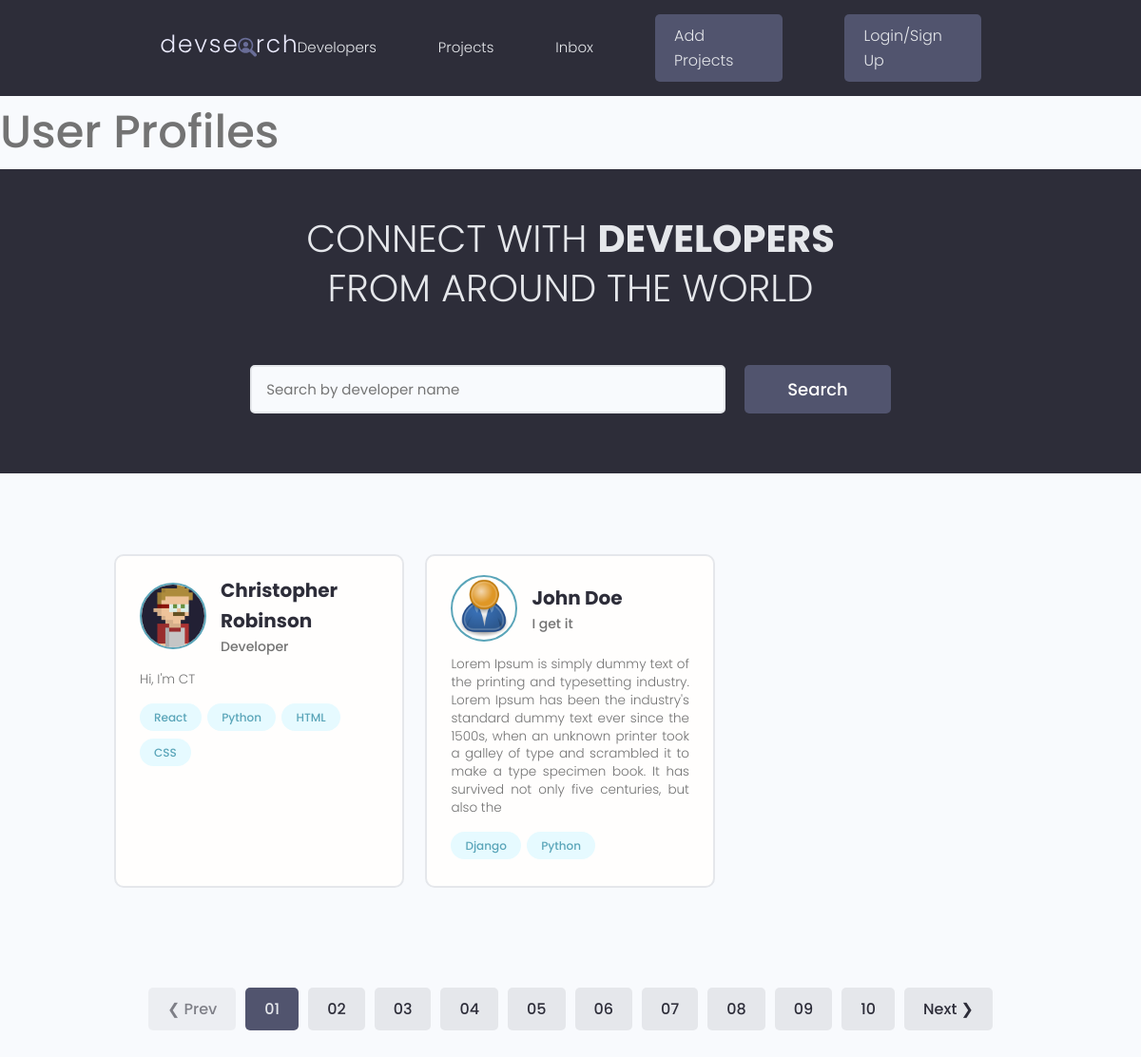
The page / on the database its author committed.
### users/models.py (models this page shows, shortened)
class Profile(models.Model):
    user = models.OneToOneField(User, on_delete=models.CASCADE, null=True, blank=True)
    name = models.CharField(max_length=200, null=True, blank=True)
    username = models.CharField(max_length=200, null=True, blank=True)
    location = models.CharField(max_length=200, null=True, blank=True)
    email = models.EmailField(max_length=500, null=True, blank=True)
    short_intro = models.CharField(max_length=200, null=True, blank=True)
    bio = models.TextField(null=True, blank=True)
    profile_image = models.ImageField(null=True, blank=True, upload_to='profiles/', default="profiles/user-default.png")
    social_github = models.CharField(max_length=200, null=True, blank=True)
    social_twitter = models.CharField(max_length=200, null=True, blank=True)
    social_linkedin = models.CharField(max_length=200, null=True, blank=True)
    social_youtube = models.CharField(max_length=200, null=True, blank=True)
    social_website = models.CharField(max_length=200, null=True, blank=True)
    created = models.DateTimeField(auto_now_add=True)
    id = models.UUIDField(default=uuid.uuid4, unique=True, primary_key=True, editable=False)

class Skill(models.Model):
    owner = models.ForeignKey(Profile, on_delete=models.CASCADE, null=True, blank=True)
    name = models.CharField(max_length=200, null=True, blank=True)
    description = models.TextField(null=True, blank=True)
    created = models.DateTimeField(auto_now_add=True)
    id = models.UUIDField(default=uuid.uuid4, unique=True, primary_key=True, editable=False)
    def __str__(self):
        return str(self.name)

### users/views.py (the view)
# urls.py: path('', views.profiles, name="profiles"),
def profiles(request):
    profiles = Profile.objects.all()
    context = {'profiles': profiles}
    return render(request, 'users/profiles.html', context)

### users/templates/users/profiles.html (shortened to what this page needs)
{% extends 'main.html' %}
{% block content %}
    <h1>User Profiles</h1>
  <main class="home">
    <section class="hero-section text-center">
      <div class="container container--narrow">
        <div class="hero-section__box">
          <h2>CONNECT WITH <span>DEVELOPERS</span></h2>
          <h2>FROM AROUND THE WORLD</h2>
        </div>
        <div class="hero-section__search">
          <form class="form" action="#" method="get">
            <div class="form__field">
              <input class="input input--text" id="formInput#search" type="text" name="text"
                placeholder="Search by developer name" />
            </div>
            <input class="btn btn--sub btn--lg" type="submit" value="Search" />
          </form>
        </div>
      </div>
    </section>
    <section class="devlist">
      <div class="container">
        <div class="grid grid--three">
        {% for profile in profiles %}
          <div class="column card">
            <div class="dev">
              <a href="{% url 'user-profile' profile.id %}" class="card__body">
                <div class="dev__profile">
                  <img class="avatar avatar--md" src="{{ profile.profile_image.url }}" alt="image" />
                  <div class="dev__meta">
                    <h3>{{profile.name}}</h3>
                    <h5>{{profile.short_intro|slice:"50"}}</h5>
                  </div>
                </div>
                <p class="dev__info">{{profile.bio|slice:"300"}}</p>
                <div class="dev__skills">
                    {% for skill in profile.skill_set.all|slice:"5" %}
                    <span class="tag tag--pill tag--main">
                        <small>{{skill}}</small>
                    </span>
                    {% endfor %}
                </div>
              </a>
            </div>
          </div>
          {% endfor %}
        </div>
      </div>
    </section>
    <div class="pagination">
      <ul class="container">
        <li><a href="#" class="btn btn--disabled">&#10094; Prev</a></li>
        <li><a href="#" class="btn btn--sub">01</a></li>
        <li><a href="#" class="btn">02</a></li>
        <li><a href="#" class="btn">03</a></li>
        <li><a href="#" class="btn">04</a></li>
        <li><a href="#" class="btn">05</a></li>
        <li><a href="#" class="btn">06</a></li>
        <li><a href="#" class="btn">07</a></li>
        <li><a href="#" class="btn">08</a></li>
        <li><a href="#" class="btn">09</a></li>
        <li><a href="#" class="btn">10</a></li>
        <li><a href="#" class="btn">Next &#10095;</a></li>
      </ul>
    </div>
  </main>
{% endblock content %}

### static/styles/app.css (style rules this page uses)
:root { --color-sub: #2d2d39; }
.btn--sub { background-color: var(--color-sub-light); }
.card { border: 2px solid var(--color-light); }
img { width: 100%; }
.hero-section { height: 40vh; display: flex; align-items: center; background-color: var(--color-sub); }
.hero-section__box { margin-bottom: 4rem; }
.hero-section__box > h2, .hero-section__box > h2 > span { font-size: 4rem; color: var(--color-light); line-height: 1.3; text-transform: uppercase; }
.hero-section__box > h2 { font-weight: 300; }
.hero-section__box > h2 > span { font-weight: 700; }
.hero-section__search > .form { display: flex; align-items: center; justify-content: center; gap: 2rem; }
.hero-section__search > .form input.input--text { width: 50rem; }
.devlist { margin-top: 8rem; }
.devlist .grid { align-items: stretch; }
.devlist .dev .dev__profile { display: flex; align-items: center; gap: 1.5rem; }
.devlist .dev .dev__meta h3 { color: var(--color-sub); font-size: 2rem; font-weight: 700; }
.devlist .dev .dev__meta h5 { color: var(--color-text); font-size: 1.4rem; font-weight: 500; }
.devlist .dev .dev__info { margin: 1.5rem 0; font-size: 1.35rem; line-height: 1.4; text-align: justify; }
.pagination { margin-top: 8rem; margin-bottom: 10rem; }
.pagination > ul { flex-wrap: wrap; list-style: none; display: flex; align-items: center; justify-content: center; gap: 1rem; }
.pagination .btn { color: var(--color-sub); }
.pagination .btn.btn--sub { color: var(--color-light); }

### static/uikit/styles/modules/_variables.css (style rules this page uses)
:root { --color-main: #5aa5b9; --color-main-light: #e6faff; --color-sub: #3f4156; --color-sub-light: #51546e; --color-sub-lighter: #ededfd; --color-text: #737373; --color-gray: #8b8b8b; --color-light: #e5e7eb; --color-light-gray: #767676; --color-bg: #f8fafd; --color-white: #fffefd; --color-white-light: #f3f3f3; --color-success: #359e64; --color-success-bg: #def8e8; --color-error: #fc4b0b; --color-error-bg: #fff2ee; --font-base: 'Poppins', arial, helvetica, 'Segoe UI', roboto, ubuntu, sans-serif; --font-monospace: 'Fira Code', 'Courier New', courier, monospace; --font-regular: 300; --font-medium: 500; --font-bold: 700; --generic-shadow: 1px 1px 5px #00000010; --generic-transition: all 0.3s ease-in-out; }

### static/uikit/styles/modules/_base.css (style rules this page uses)
* { margin: 0; padding: 0; box-sizing: border-box; text-rendering: optimizeLegibility; color: inherit; font-size: inherit; }
html { font-size: 50%; }
@media only screen and (min-width: 480px) { html { font-size: 56.25%; } }
@media only screen and (min-width: 1200px) { html { font-size: 62.5%; } }
body { line-height: 1.6; font-weight: 400; font-size: 1.5rem; color: var(--color-text); background-color: var(--color-bg); min-height: 100vh; }

### static/uikit/styles/modules/_typography.css (style rules this page uses)
* { font-family: var(--font-base); }
h1 { font-size: 4.8rem; font-weight: var(--font-medium); }
h2 { font-size: 3.6rem; font-weight: var(--font-bold); }
h3 { font-size: 3.2rem; font-weight: var(--font-medium); }
h5 { font-size: 2.4rem; font-weight: var(--font-medium); }
h5, h6 { font-weight: var(--font-regular); }
p, span, strong { font-size: 1.6rem; color: var(--color-text); font-weight: var(--font-regular); }
a { padding-bottom: 2px; text-decoration: none; display: inline-block; color: var(--color-main); font-weight: var(--font-medium); }

### static/uikit/styles/modules/_utilities.css (style rules this page uses)
.container { width: 92%; max-width: 165rem; margin: 0 auto; box-sizing: border-box; }
.container--narrow { width: 92%; max-width: 120rem; }
@media screen and (min-width: 1000px) { .container { width: 90%; } }
@media screen and (min-width: 1000px) { .container--narrow { width: 85%; } }
@media screen and (min-width: 1200px) { .container { width: 80%; } }
@media screen and (min-width: 1200px) { .container--narrow { width: 72%; } }
.text-center { text-align: center; }

### static/uikit/styles/modules/_avatar.css (style rules this page uses)
.avatar { border-radius: 50%; border: 2px solid var(--color-main); object-fit: cover; }
.avatar--md { height: 7rem; width: 7rem; }

### static/uikit/styles/modules/_card.css (style rules this page uses)
.card { border-radius: 1rem; background-color: var(--color-white); border: 1.5px solid var(--color-light); width: auto; height: auto; margin-top: 0.5rem; margin-bottom: 0.5rem; overflow: hidden; }
.card__body, .card__header { padding: 2rem 2.5rem; }

### static/uikit/styles/modules/_form.css (style rules this page uses)
.form { display: block; }
.form__field { margin-top: 1.5rem; margin-bottom: 1.5rem; }
input.input[type='text'], input.input[type='email'], input.input[type='password'], input.input[type='number'], textarea.input { min-width: 24rem; width: 100%; padding: 1.2rem 1.5rem; border-radius: 0.5rem; border: 2px solid var(--color-light); transition: all 0.3s ease-in-out; background-color: var(--color-bg); }

### rows shown on the page
Profile: profile_image (picture), name "Christopher Robinson", short_intro "Developer", bio "Hi, I'm CT"
Skill: name "React"
Skill: name "Python"
Skill: name "HTML"
Skill: name "CSS"
Profile: profile_image (placeholder picture), name "John Doe", short_intro "I get it", bio "Lorem Ipsum is simply dummy text of the printing and typesetting industry. Lorem Ipsum has been the industry's standard dummy text ever since the 1500s, when an unknown printer took a galley of type and scrambled it to make a type specimen book. It has survived not only five centuries, but also the"
Skill: name "Django"
Skill: name "Python"
